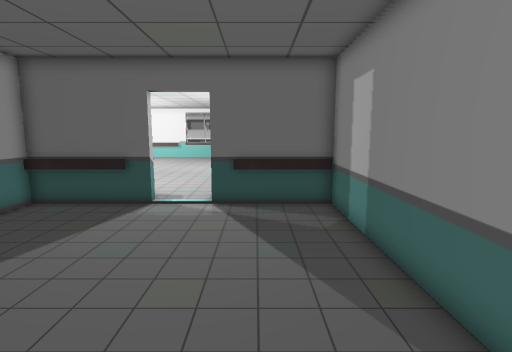
View 1 (above)

20 first-person views from a walk through a scene from a Unity 3-D project. The camera is 1.4 m above the floor, tilts 8° down and sees 80° across. Doors are open. The floor is counted in squares, 0.5 m on a side. Each view is taken from the middle of a square. On the plan, view 1 faces up. The plan holds only what a view shows up to about 20 squares ahead; the rest is blank. The place goes on beyond the plan. The player character is not drawn. Some surface patterns are stand-ins.

View 2
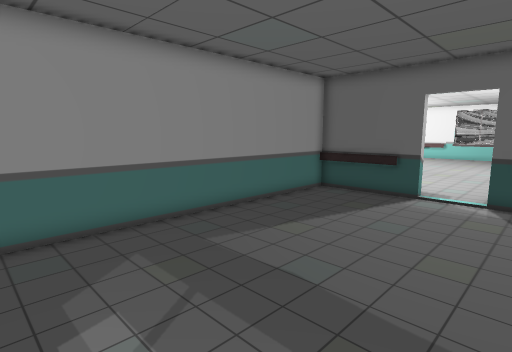

View 3
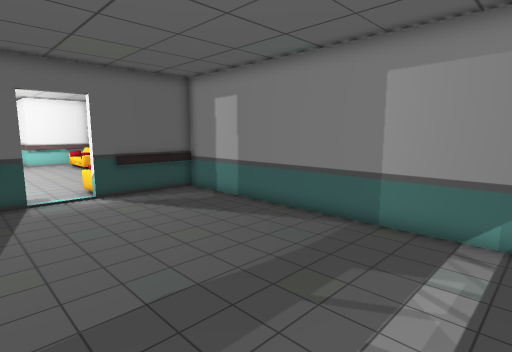

View 4
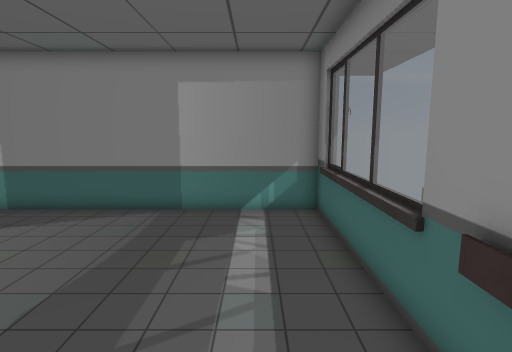

View 5
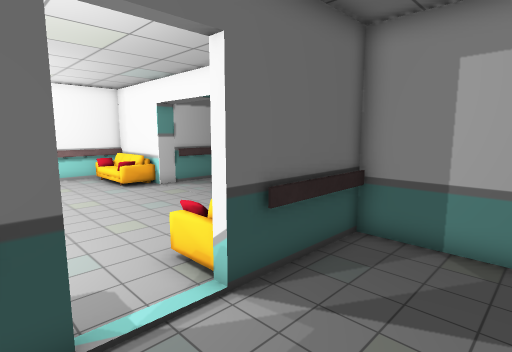

View 6
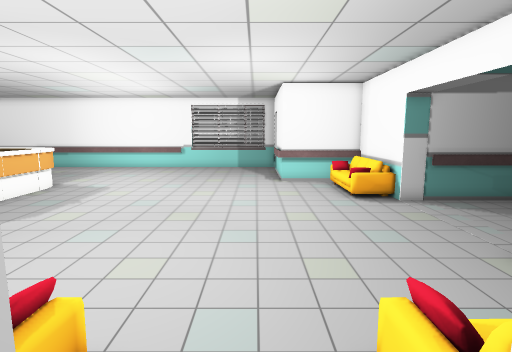

View 7
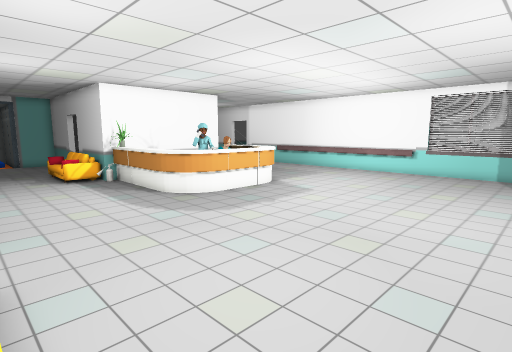

View 8
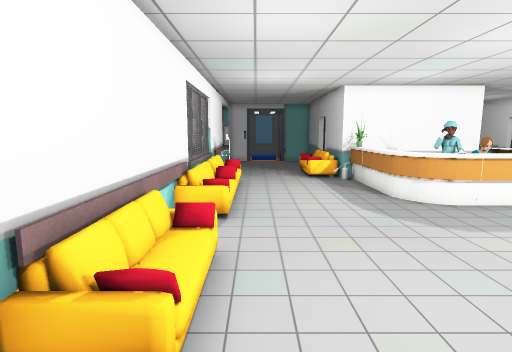

View 9
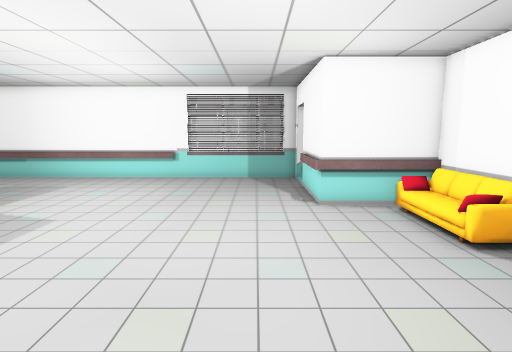

View 10
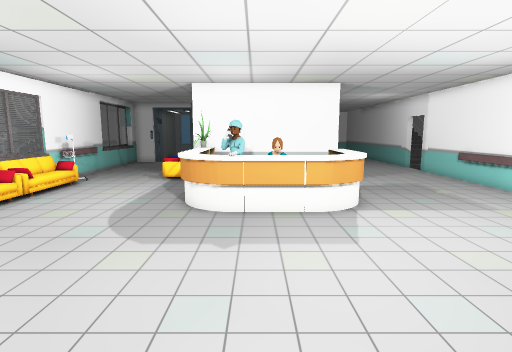

View 11
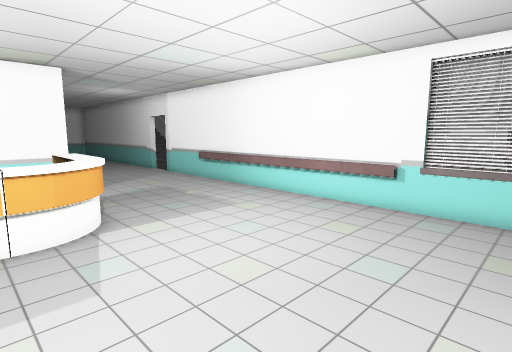

View 12
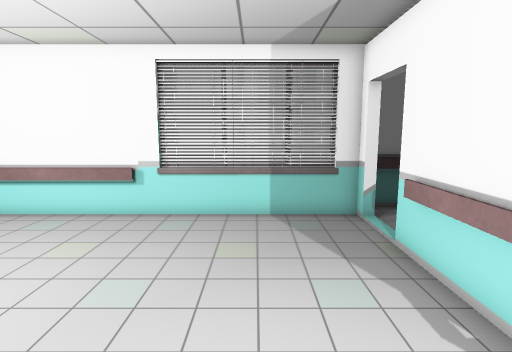

View 13
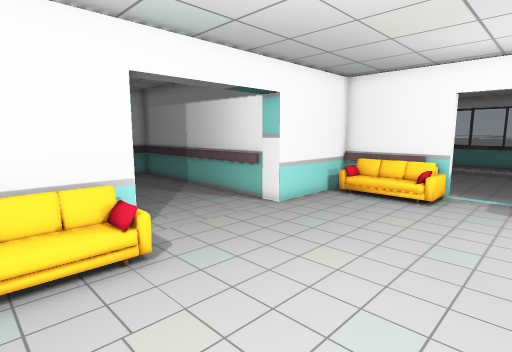

View 14
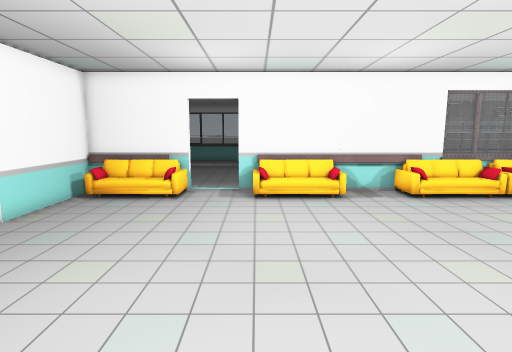

View 15
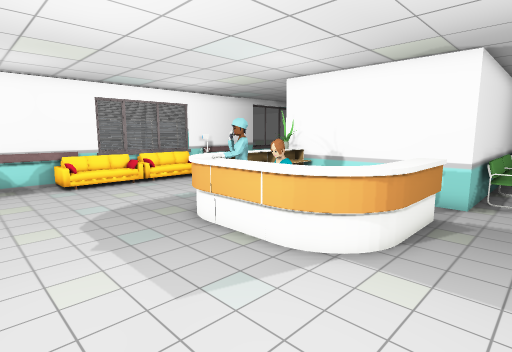

View 16
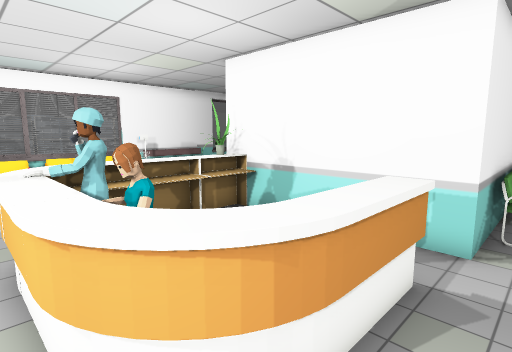

View 17
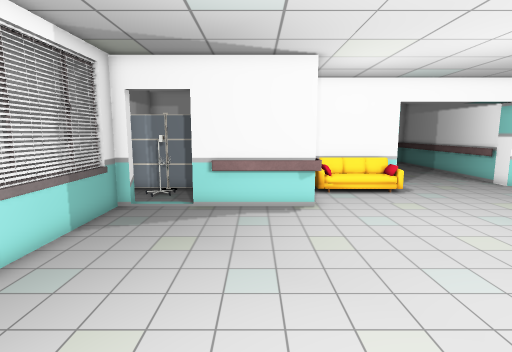

View 18
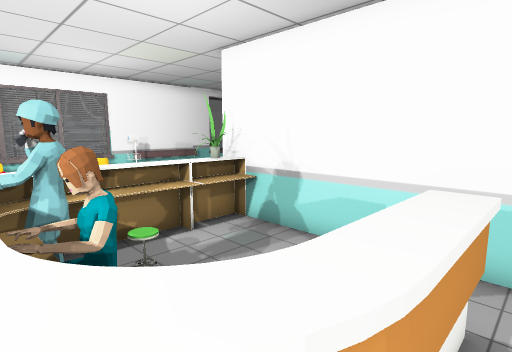

View 19
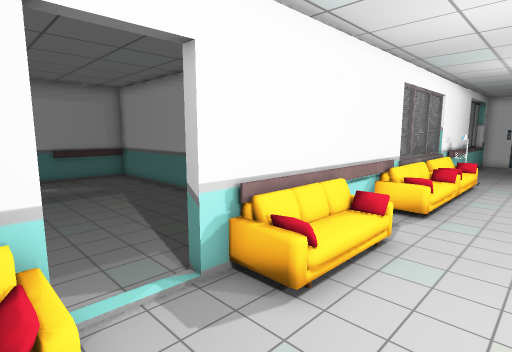

View 20
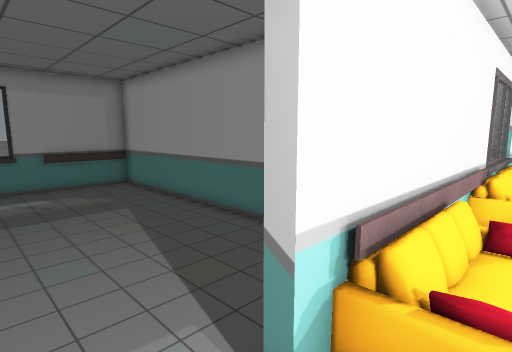

### Floor plan
Key: @ floor where view 1 was taken; # wall or solid block; . floor; D open door; = window, fence, low wall or low ledge; ^ raised ledge; O other object.
Columns run from 23 left of view 1 to 7 right of it. Each row starts with its distance up from view 1.
 37                ###########
 36 #######################..#
 35 ......................D.O#
 34 ......................D..#
 33 ......................#
 32 .....................OO
 31 .....................OO
 30 O....................OO
 29 O##..................OOOOOO
 28   #.^^^^^=...............O#
 27   #     ^^...............O#
 26   #      O...............O#
 25   #     OOO..............O#
 24   #...  OOO.............OO#####
 23   #.....OOO...............DD===
 22   #OOOOOOO................DD...
 21   #OOOOOOO................DD...
 20 OO#.......................DD...
 19  O........................DD...
 18 ..........................DD###
 17 ..........................##
 16 ..........................#
 15 ..........................#
 14 ....OOOOOOOO...OOOO...OOOO#
 13 OOO       #====####..   OO#
 12 OOO#OO##O#######O##DDDO####
 11               #...........#
 10  ########     #...........#
  9               #...........#
  8               #...........#
  7               #...........#
  6               #...........#
  5               #...........#
  4               #...........#
  3               #...........#
  2               #...........#
  1               #...........#
  0               #........@..#
 -1               #...........#
 -2               #...........#
 -3               ######=#===##
 -4                      ==#=#

Where each view was taken, in squares from view 1:
view 1: 0 up, 0 right, facing up
view 2: 2 down, 0 right, facing up-left
view 3: 2 down, 6 left, facing up-right
view 4: 1 down, 8 left, facing right
view 5: 8 up, 5 left, facing up-right
view 6: 11 up, 3 left, facing up
view 7: 14 up, 2 left, facing up-left
view 8: 15 up, 2 left, facing left
view 9: 17 up, 4 left, facing up
view 10: 24 up, 3 left, facing left
view 11: 25 up, 5 left, facing up-left
view 12: 26 up, 5 left, facing up
view 13: 27 up, 5 left, facing down-right
view 14: 27 up, 5 left, facing down
view 15: 31 up, 8 left, facing down-left
view 16: 30 up, 13 left, facing down-left
view 17: 31 up, 13 left, facing right
view 18: 29 up, 14 left, facing down-left
view 19: 17 up, 1 left, facing down-left
view 20: 14 up, 2 left, facing down-left
